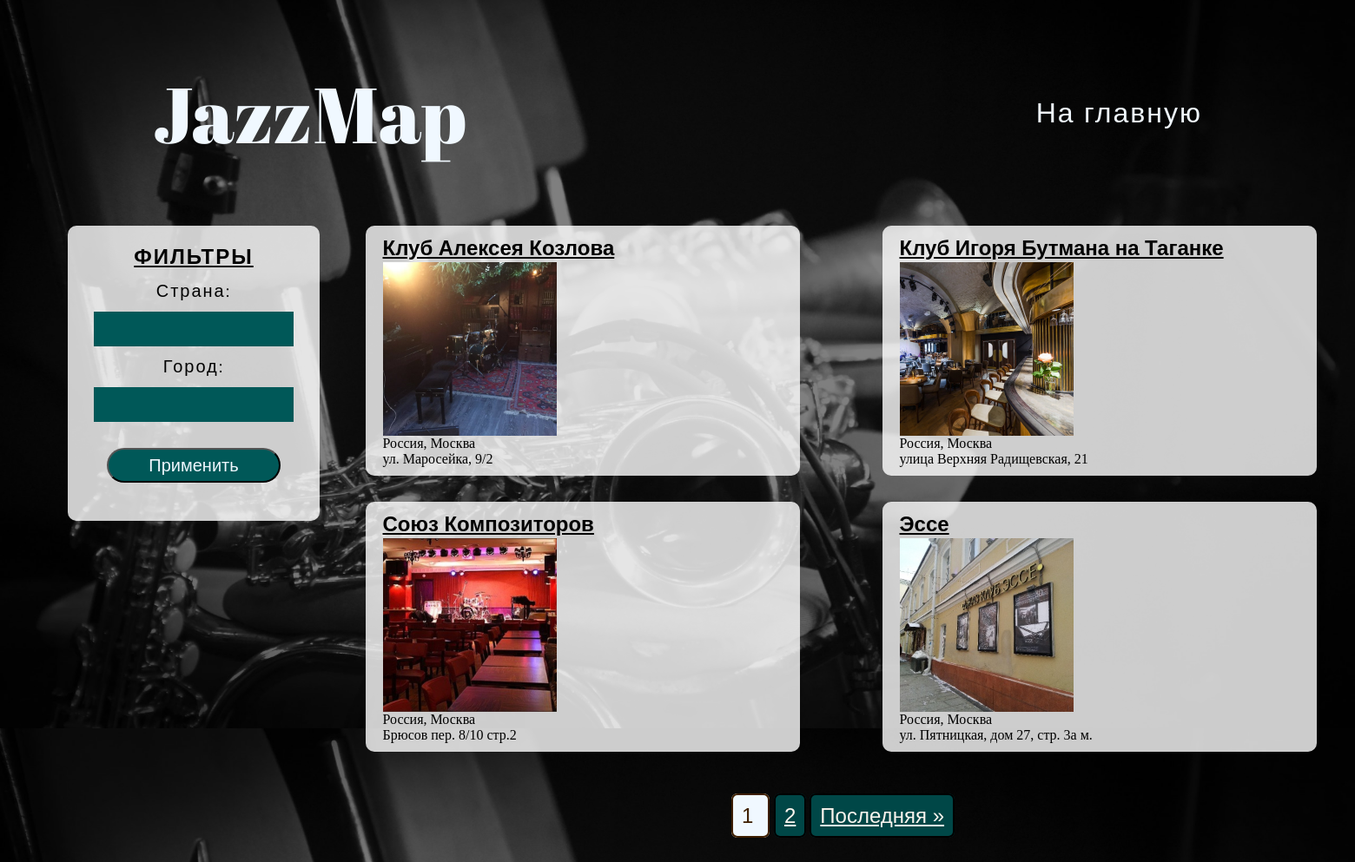
Page /clubs/ on the committed database.
### clubs/models.py (models this page shows)
class Club(models.Model):
    name = models.CharField(max_length=255, null=False, verbose_name="Название")
    country = models.CharField(max_length=255, null=False, verbose_name="Страна")
    city = models.CharField(max_length=255, null=False, verbose_name="Город")
    address = models.CharField(max_length=255, null=False, verbose_name="Адрес")
    image = models.ImageField(null=True, verbose_name="Изображение")
    class Meta:
        verbose_name = "Клуб"
        verbose_name_plural = "Клубы"

### clubs/views.py (the view)
# urls.py: path('', clubs, name='clubs_list'),
def clubs(request):
    clubs = Club.objects.all()
    countries = [country[0] for country in Club.objects.order_by().values_list('country').distinct()]
    cities = [city[0] for city in Club.objects.order_by().values_list('city').distinct()]
    country_filter = request.GET.get('country-filter', None)
    city_filter = request.GET.get('city-filter', None)
    if country_filter:
        clubs = clubs.filter(country=country_filter)
    if city_filter:
        clubs = clubs.filter(city=city_filter)
    paginator = Paginator(clubs, 4)
    page_number = request.GET.get('page')
    current_page = paginator.get_page(page_number)
    page_obj = paginator.get_page(page_number)
    context = {
        "clubs": current_page,
        "countries": countries,
        "cities": cities,
        "page_obj": page_obj,
        "country_filter": country_filter,
        "city_filter": city_filter
    }
    return render(request, 'clubs/clubs_list.html', context)

### clubs/templatetags/clubs_extras.py (called while the page is built)
@register.simple_tag
def my_url(value, field_name, urlencode=None):
    url = '?{}={}'.format(field_name, value)
    if urlencode:
        querystring = urlencode.split('&')
        filtered_querystring = filter(lambda p: p.split('=')[0]!=field_name, querystring)
        encoded_querystring = '&'.join(filtered_querystring)
        url = '{}&{}'.format(url, encoded_querystring)
    return url

### clubs/templates/clubs/clubs_list.html (shortened to what this page needs)
{% extends "base.html" %}
{% load static %}
{% load clubs_extras %}
{% block header %}
<a class="main-nav-ref" id="styles-ref" href="{% url 'home' %}">На главную</a>
{% endblock header %}
{% block body %}
<div class="clubs-page-container">
    <form class="clubs-filters-form" action="{% url 'clubs:clubs_list' %}" method="get">
        <h2 class="clubs-filters-main-title">Фильтры</h2>
        <h2 class="clubs-filters-title">Страна:</h2>
        <div class="box">
            <select class="filters-select" id="country-filter-select" name="country-filter">
                <option></option>
                {% for country in countries %}
                    <option {% if country == country_filter %}selected{% endif %}>{{ country }}</option>
                {% endfor %}
            </select>
        </div>
        <h2 class="clubs-filters-title">Город:</h2>
        <div class="box">
            <select class="filters-select" id="city-filter-select" name="city-filter">
                <option></option>
                {% for city in cities %}
                    <option {% if city == city_filter %}selected{% endif %}>
                    </option>
                {% endfor %}
            </select>
        </div>
        <button class="filters-submit-button" type="submit">Применить</button>
    </form>
    <div class="clubs-list-outer-wrapper">
        <div class="clubs-list">
            {% for club in clubs %}
            <div class="club-element">
                <div class="club-name">{{ club.name }}</div>
                <img src="{{ club.image.url }}" alt="{{ club.name }}" class="club-image">
                <div class="club-global-address">{{ club.country }}, {{ club.city }}</div>
                <div class="club-local-address">{{ club.address }}</div>
            </div>
            {% endfor %}
        </div>
        <div class="pagination">
            <span class="step-links">
                <span class="current">
                    {{ page_obj.number }}
                </span>
                {% if page_obj.has_next %}
                    <a class="next_page" href="{% my_url page_obj.next_page_number 'page' request.GET.urlencode %}">{{ page_obj.next_page_number }}</a>
                    <a class="last_page" href="{% my_url page_obj.paginator.num_pages 'page' request.GET.urlencode %}">Последняя &raquo;</a>
                {% endif %}
            </span>
        </div>
    </div>
</div>
{% endblock body %}

### static/css/styles.css (style rules this page uses)
html { box-sizing: border-box; width: 100%; height: 100vh; background-image: linear-gradient(rgba(0,0,0,0.5), rgba(0,0,0,0.5)), url('../images/background_image.jpg'); background-position: center; background-size: cover; }
*, *::after, *::before { box-sizing: border-box; margin: 0; padding: 0; }
.main-nav-ref { position: relative; text-decoration: none; color: aliceblue; font-family: "Nunito", sans-serif; font-size: 32px; font-weight: 400; letter-spacing: 2px; }
.main-nav-ref:after { content: ""; position: absolute; background-color: rgb(24, 246, 246); height: 2px; width: 0%; left: 0; bottom: -10px; transition: 0.5s; }
.pagination { margin: 40px auto; display: flex; justify-content: center; }
.current { background-color: aliceblue; color: #3e1f00; border: 2px solid #3e1f00; border-radius: 7px; font-family: "Jost", sans-serif; font-size: 24px; padding: 10px 10px; margin: 0px 5px; }
.first_page, .previous_page, .next_page, .last_page { background-color:rgb(0, 71, 71); color: #fcf5ee; border: 2px solid black; border-radius: 7px; font-family: "Jost", sans-serif; font-size: 24px; padding: 10px 10px; margin: 0px 0px; }
.musicians-filters-main-title, .clubs-filters-main-title { text-decoration: underline; text-transform: uppercase; color: black; font-family: "Nunito", sans-serif; font-size: 24px; font-weight: bold; letter-spacing: 2px; margin-top: 10px; }
.musicians-filters-title, .clubs-filters-title { position: relative; text-decoration: none; color: black; font-family: "Nunito", sans-serif; font-size: 20px; font-weight: 400; letter-spacing: 2px; margin: 10px auto; }
.musicians-filters-form, .clubs-filters-form { background-color: rgba(255, 255, 255, 0.8); max-width: 350px; max-height: 340px; border-radius: 10px; text-align: center; display: block; flex-direction: column; padding: 10px 10px; }
.box { width: 230px; height: 40px; margin: 10px 20px; }
.filters-select { width: 230px; height: 100%; border: none; appearance: none; color: aliceblue; text-align: center; font-family: "Nunito", sans-serif; font-size: 20px; background-color: rgb(0, 88, 88); padding: 10px 10px; }
.filters-submit-button { margin-top: 20px; width: 200px; height: 40px; border-radius: 20px; background-color: rgb(0, 88, 88); color: aliceblue; text-align: center; font-family: "Nunito", sans-serif; font-size: 20px; }
.musicians-page-container, .clubs-page-container { margin: 0 auto; max-width: 90%; display: flex; }
.club-element { margin: 0 auto; margin-bottom: 20px; width: 500px; background-color: rgba(255, 255, 255, 0.8); border-radius: 10px; display: flex; flex-direction: column; padding: 10px 20px; }
.club-name { color: black; text-align: left; font-family: "Nunito", sans-serif; font-size: 24px; font-weight: bold; text-decoration: underline; }
.clubs-list { width: 1200px; margin: 0 auto; border-radius: 10px; display: grid; grid-template-columns: repeat(2, 1fr); max-height: 750px; padding: 0px 10px; column-gap: 10px; row-gap: 10px; }
.club-image { width: 200px; height: 200px; }

### rows in the picture
Club: name "Клуб Алексея Козлова", image (picture), country "Россия", city "Москва", address "ул. Маросейка, 9/2"
Club: name "Клуб Игоря Бутмана на Таганке", image (picture), country "Россия", city "Москва", address "улица Верхняя Радищевская, 21"
Club: name "Союз Композиторов", image (picture), country "Россия", city "Москва", address "Брюсов пер. 8/10 стр.2"
Club: name "Эссе", image (picture), country "Россия", city "Москва", address "ул. Пятницкая, дом 27, стр. 3а м."

### other values in the picture
{{ page_obj.number }} "1"
{{ page_obj.next_page_number }} "2"
